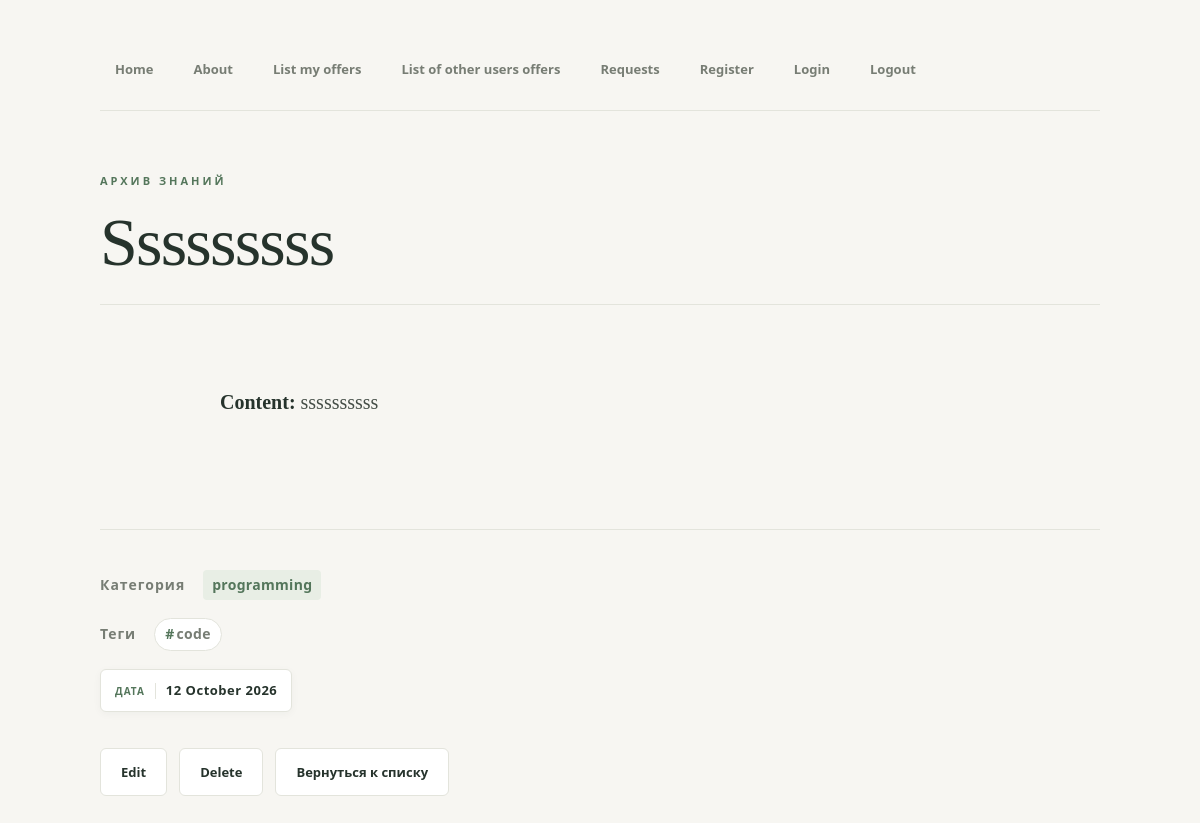
Page /offers/2/ (signed in) on the earlier database version.
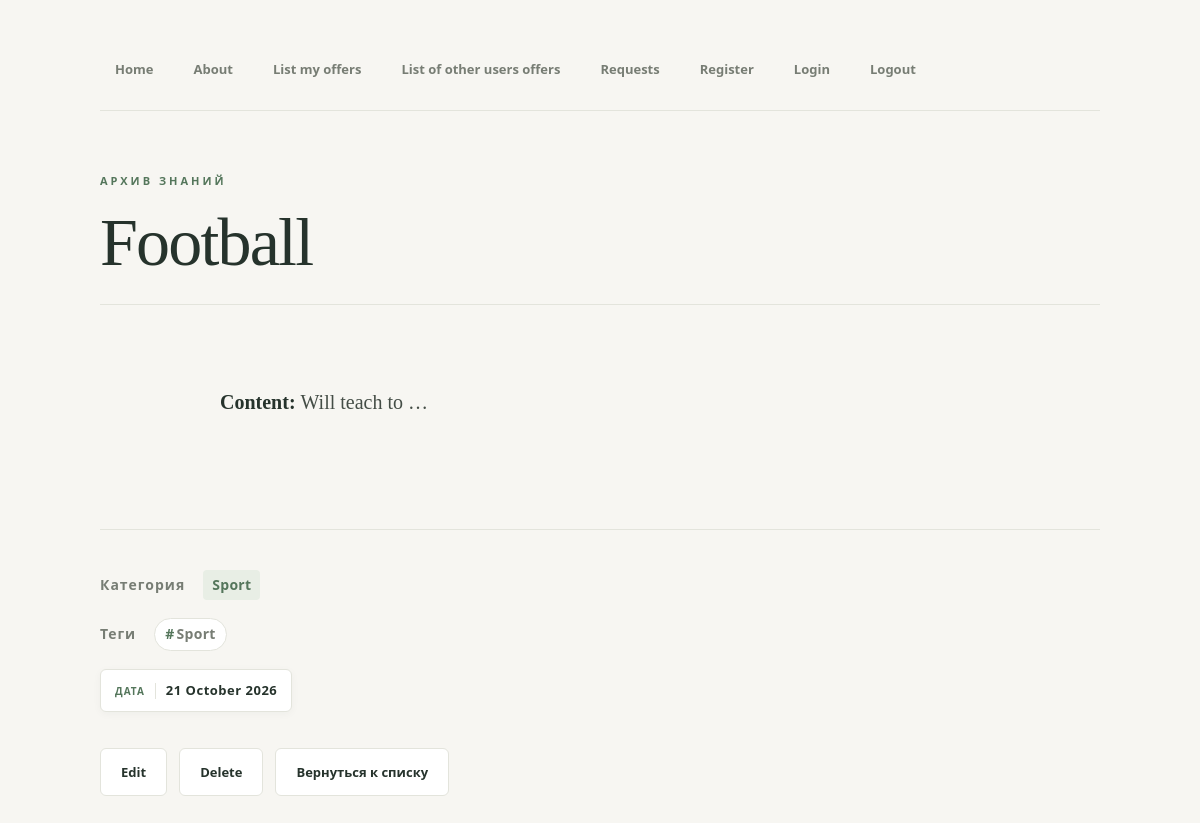
Same page on the later database version.
### offers/models.py (models this page shows, shortened)
class Offer(models.Model):
    STATUS_CHOICES = [
        ('draft','Draft'),
        ('published', 'Published'),
    ]
    title = models.CharField(max_length=100)
    content = models.TextField()
    status = models.CharField(
        max_length=20,
        choices=STATUS_CHOICES,
        default='draft',
    )
    created_at = models.DateTimeField(auto_now_add = True)
    updated_at = models.DateTimeField(auto_now = True)
    category = models.ForeignKey(
    Category,
    on_delete=models.PROTECT,
    related_name = 'offers',
    verbose_name='Категория',)
    tags = models.ManyToManyField(
        Tag,
        related_name = 'offers',
        verbose_name='Теги',
    )
    author = models.ForeignKey(
        settings.AUTH_USER_MODEL ,
        on_delete = models.CASCADE,
        related_name='offers',
        verbose_name='Автор',
     )
    class Meta:
        verbose_name = 'Offer'
        verbose_name_plural = 'Offers'
        ordering = ['-created_at']

class Category(models.Model):
    name = models.CharField(max_length=100, unique = True)
    slug = models.SlugField(max_length=100, unique = True)
    class Meta:
        verbose_name = 'Category'
        verbose_name_plural = 'Categories'
        ordering = ['name']
    def __str__(self):
        return self.name

class Tag(models.Model):
        name = models.CharField(max_length=100, unique = True)
        class Meta:
            verbose_name = 'Tag'
            verbose_name_plural = 'Tag'
            ordering = ['name']
        def __str__(self):
            return self.name

### offers/views.py (the view)
# urls.py: path('<int:offer_id>/', views.offers_detail, name = 'offers_detail'),
@login_required
def offers_detail (request: HttpRequest, offer_id: int) -> HttpResponse:
    offer = get_object_or_404(Offer.objects.select_related('author', "category").prefetch_related('tags'), pk=offer_id)
    return render(request, 'offers/offer_detail.html', {'offer': offer})

### templates/offers/offer_detail.html (shortened to what this page needs)
{% extends "base.html" %}
{% block content %}
{% if offer %}
    <h1>{{ offer.title|title }}</h1>
    <div class="offer-content">
    <strong>Content: </strong>{{offer.content|truncatechars:15}}
    </div>
    <div class="offer-meta-block">
        <p class="offer-meta">
            <span class="meta-label">Категория</span>
            <span class="meta-badge">{{ offer.category }}</span>
        </p>
        <p class="offer-meta">
            <span class="meta-label">Теги</span>
            <span class="tag-list">
                {% for tag in offer.tags.all %}
                    <span class="tag-chip">{{ tag }}</span>
                {% endfor %}
            </span>
        </p>
        <p class="offer-meta">
            <span class="date-stamp">
                {{ offer.created_at|date:"j F Y" }}
            </span>
        </p>
    </div>
    {% else %}
    <p class="empty-message">Предложение не найдено</p>
{% endif %}
<div class="actions">
    <a class="action-link" href="{% url 'offers:offers_update' offer.id %}">Edit</a>
	<a class="action-link" href="{% url 'offers:offers_delete' offer.id %}">Delete</a>
	<a class="action-link" href="{% url 'offers:offers_list' source='link_c' %}">Вернуться к списку</a>
</div>
{% endblock %}

Differences in the rows shown:
no longer on this page (row edited): Tag: name "code"
changed Offer: title "Sssssssss" → "Football"; content "ssssssssss" → "Will teach to …"; category "programming" → "Sport"; created_at "12 October 2026" → "21 October 2026"
added Tag: name "Sport"
